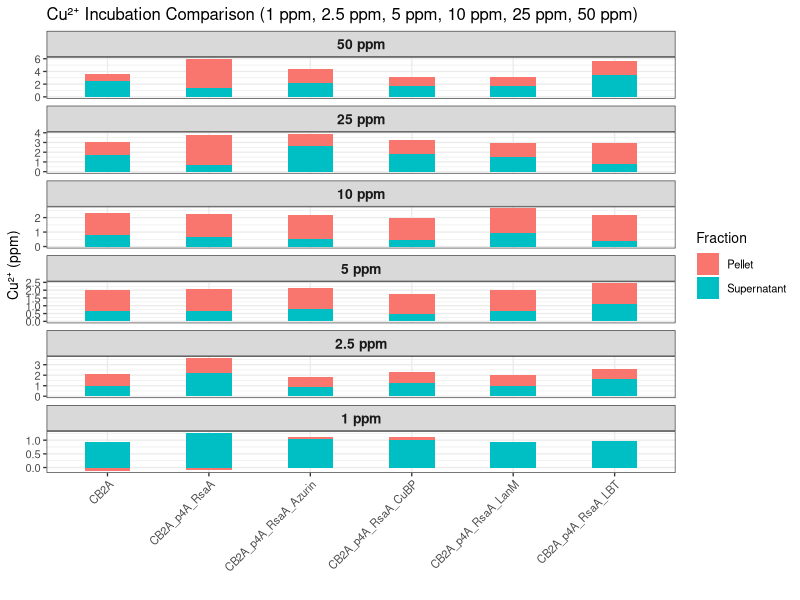
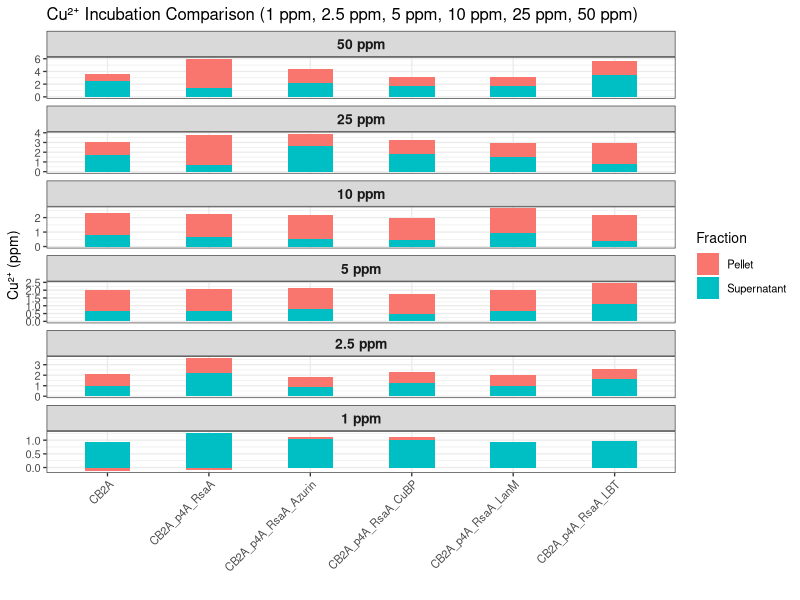

Here is the R script that generated these plots, in order:
library(dplyr)
library(tidyr)
library(ggplot2)

# ------------------------------
# 50 ppm dataset
# ------------------------------
df_50 <- data.frame(
  Strain = c(
    "CB2A",
    "CB2A_p4A_RsaA",
    "CB2A_p4A_RsaA_LanM",
    "CB2A_p4A_RsaA_LBT",
    "CB2A_p4A_RsaA_CuBP",
    "CB2A_p4A_RsaA_Azurin"
  ),
  Supernatant = c(2.508, 1.387, 1.771, 3.435, 1.748, 2.243),
  Pellet      = c(1.153, 4.604, 1.410, 2.176, 1.344, 2.071),
  Condition   = "50 ppm"
)

# ------------------------------
# 25 ppm dataset
# ------------------------------
df_25 <- data.frame(
  Strain = c(
    "CB2A",
    "CB2A_p4A_RsaA",
    "CB2A_p4A_RsaA_LanM",
    "CB2A_p4A_RsaA_LBT",
    "CB2A_p4A_RsaA_CuBP",
    "CB2A_p4A_RsaA_Azurin"
  ),
  Supernatant = c(1.665, 0.715, 1.531, 0.795, 1.818, 2.620),
  Pellet      = c(1.376, 3.005, 1.461, 2.175, 1.439, 1.286),
  Condition   = "25 ppm"
)

# ------------------------------
# 10 ppm dataset
# ------------------------------
df_10 <- data.frame(
  Strain = c(
    "CB2A",
    "CB2A_p4A_RsaA",
    "CB2A_p4A_RsaA_LanM",
    "CB2A_p4A_RsaA_LBT",
    "CB2A_p4A_RsaA_CuBP",
    "CB2A_p4A_RsaA_Azurin"
  ),
  Supernatant = c(0.790, 0.635, 0.940, 0.411, 0.432, 0.511),
  Pellet      = c(1.498, 1.589, 1.692, 1.786, 1.561, 1.680),
  Condition   = "10 ppm"
)

# ------------------------------
# 5 ppm dataset
# ------------------------------
df_5 <- data.frame(
  Strain = c(
    "CB2A",
    "CB2A_p4A_RsaA",
    "CB2A_p4A_RsaA_LanM",
    "CB2A_p4A_RsaA_LBT",
    "CB2A_p4A_RsaA_CuBP",
    "CB2A_p4A_RsaA_Azurin"
  ),
  Supernatant = c(0.671, 0.665, 0.660, 1.092, 0.460, 0.795),
  Pellet      = c(1.369, 1.384, 1.358, 1.347, 1.272, 1.323),
  Condition   = "5 ppm"
)

# ------------------------------
# 2.5 ppm dataset
# ------------------------------
df_2.5 <- data.frame(
  Strain = c(
    "CB2A",
    "CB2A_p4A_RsaA",
    "CB2A_p4A_RsaA_LanM",
    "CB2A_p4A_RsaA_LBT",
    "CB2A_p4A_RsaA_CuBP",
    "CB2A_p4A_RsaA_Azurin"
  ),
  Supernatant = c(1.007, 2.174, 0.941, 1.634, 1.275, 0.832),
  Pellet      = c(1.097, 1.450, 1.059, 0.985, 1.052, 1.011),
  Condition   = "2.5 ppm"
)

# ------------------------------
# 1 ppm dataset
# ------------------------------
df_1 <- data.frame(
  Strain = c(
    "CB2A",
    "CB2A_p4A_RsaA",
    "CB2A_p4A_RsaA_LanM",
    "CB2A_p4A_RsaA_LBT",
    "CB2A_p4A_RsaA_CuBP",
    "CB2A_p4A_RsaA_Azurin"
  ),
  Supernatant = c(0.95, 1.262, 0.924, 0.955, 0.994, 1.040),
  Pellet      = c(-0.127, -0.083, 0.006, 0.000, 0.115, 0.081),
  Condition   = "1 ppm"
)

# ------------------------------
# Combine datasets
# ------------------------------
df_all <- bind_rows(df_50, df_25, df_10, df_5, df_2.5, df_1)

# ------------------------------
# Convert to long format (NO NORMALIZATION)
# ------------------------------
df_long <- df_all %>%
  pivot_longer(
    cols = c(Supernatant, Pellet),
    names_to = "Fraction",
    values_to = "Value"
  ) 

# ------------------------------
# Reorder facets so 50 ppm is on top
# ------------------------------
df_long$Condition <- factor(df_long$Condition, levels = c("50 ppm", "25 ppm", "10 ppm", "5 ppm", "2.5 ppm", "1 ppm"))

# ------------------------------
# Plot
# ------------------------------
p <- ggplot(df_long, aes(x = Strain, y = Value, fill = Fraction)) +
  geom_bar(stat = "identity", position = "stack", width = 0.45) +
  labs(
    title = "Cu²⁺ Incubation Comparison (1 ppm, 2.5 ppm, 5 ppm, 10 ppm, 25 ppm, 50 ppm)",
    x = "",
    y = "Cu²⁺ (ppm)"
  ) +
  facet_wrap(~ Condition, ncol = 1, scales = "free_y") +
  theme_bw(base_size = 10) +
  theme(
    axis.text.x = element_text(angle = 45, hjust = 1),
    strip.text = element_text(size = 10, face = "bold")
  )

print (p)

# ------------------------------
# Export PNG at 300 dpi
# ------------------------------

ggsave("Cu_1_50ppm_noNorm_faceted.png", p, width = 10, height = 8, dpi = 300)
